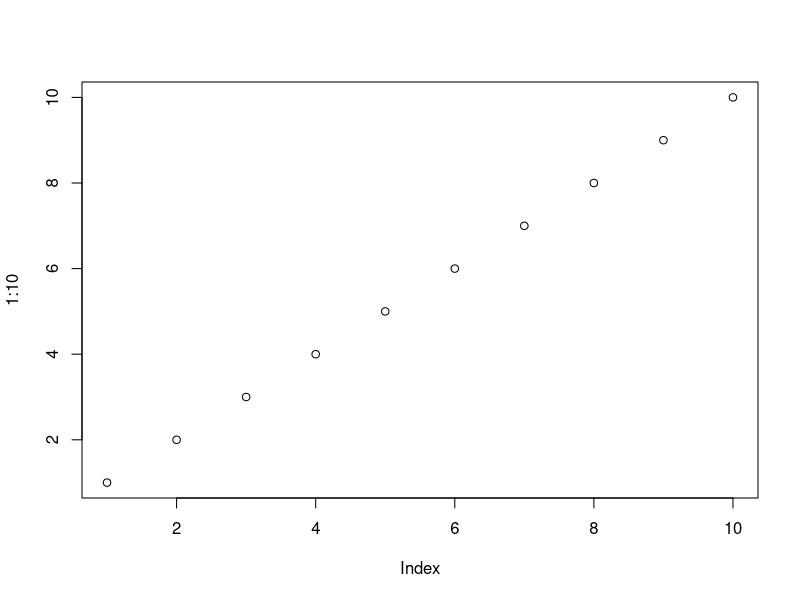
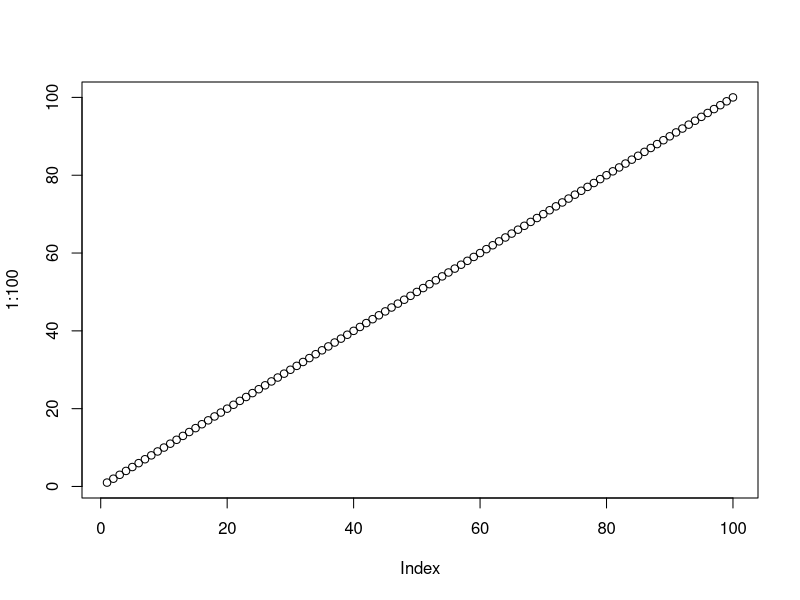
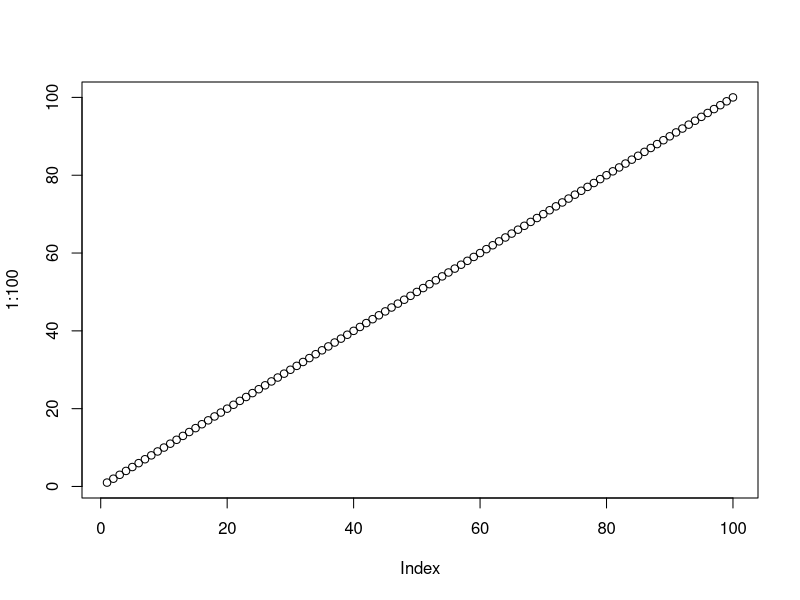

Recreate these plots in R, in order.
## ---- chunk 1
options(htmltools.dir.version = FALSE)
## ---- chunk 2
plot(1:10)
## ---- chunk 3
r <- 2 + 2
## ---- chunk 4
plot(1:100)
## ---- chunk 5
plot(1:100)
## ---- chunk 6
lm(mpg ~ hp, data=mtcars)
